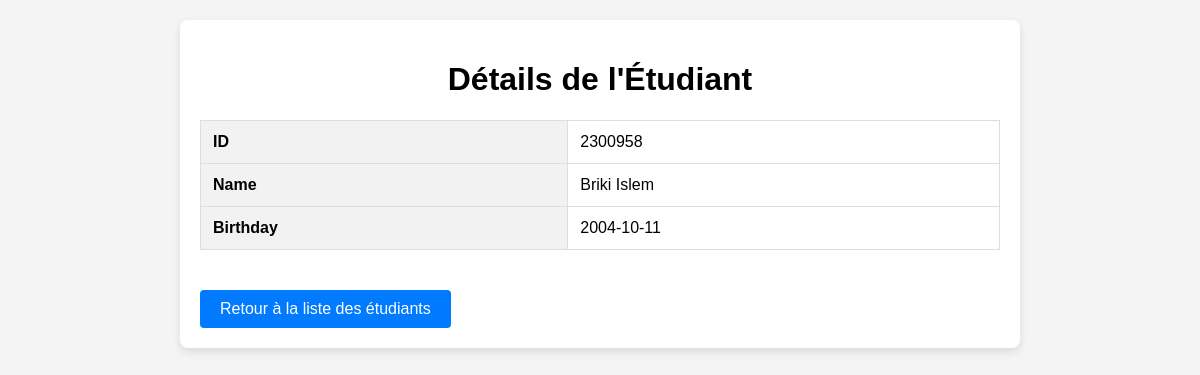
/détailEtudiant.php?id=2300958, run on the app's committed database.
### tables this page shows
CREATE TABLE `student` (
  `id` int(11) NOT NULL,
  `name` varchar(20) NOT NULL,
  `birthday` date NOT NULL,
  `image` varchar(100) DEFAULT NULL
);

### détailEtudiant.php (the view, shortened to what this page needs)
<?php
    try {
        $cnxex4 = new PDO('mysql:host=localhost;dbname=ex4;port=3307', 'root', '');
    } catch (PDOException $e) {
        die($e->getMessage());
    }
    $id = intval($_GET['id']);
    $requete = "SELECT * FROM student where id = :id";
    $stmt = $cnxex4->prepare($requete);
    $stmt->bindParam(':id',$id, PDO::PARAM_INT);
    $stmt->execute();
    if ($stmt->rowCount() > 0) {
        $student = $stmt->fetch(PDO::FETCH_ASSOC);
    } else {
        echo "<p>Étudiant non trouvé.</p>";
        exit;
    }
?>
<!DOCTYPE html>
<html lang="en">
<head>
    <link href="https://cdn.jsdelivr.net/npm/bootstrap-icons/font/bootstrap-icons.css" rel="stylesheet">
</head>
<body>
    <div class="container">
        <h1>Détails de l'Étudiant</h1>
        <table>
            <tr>
                <th>ID</th>
                <td><?php echo $student['id']; ?></td>
            </tr>
            <tr>
                <th>Name</th>
                <td><?php echo $student['name']; ?></td>
            </tr>
            <tr>
                <th>Birthday</th>
                <td><?php echo $student['birthday']; ?></td>
            </tr>
        </table>
        <a href="ex4.php" class="back-button">Retour à la liste des étudiants</a>
    </div>
</body>
</html>

### détailEtudiant.php (style rules this page uses)
body { font-family: Arial, sans-serif; background-color: #f4f4f4; margin: 0; padding: 20px; }
.container { max-width: 800px; margin: 0 auto; background-color: #fff; padding: 20px; border-radius: 8px; box-shadow: 0 4px 8px rgba(0, 0, 0, 0.1); }
h1 { text-align: center; }
table { width: 100%; border-collapse: collapse; margin: 20px 0; }
table, th, td { border: 1px solid #ddd; }
th, td { padding: 12px; text-align: left; }
th { background-color: #f2f2f2; }
.back-button { display: inline-block; margin-top: 20px; padding: 10px 20px; background-color: #007bff; color: white; text-decoration: none; border-radius: 4px; }

### data on the page
student: id "2300958", name "Briki Islem", birthday "2004-10-11"
